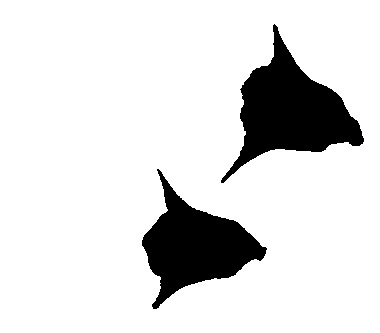
#> input picture images/class3/Emex_australis_06_binary_saida_esperada.jpg, 380 x 333 px
$ python segmentation.py   (Python 2 division)
#> lines starting #> are read from the running program, lines starting #| are printed output that depends on the picture; after the words box and inside, x2 and y2 are one past the last pixel; in counts of white or black regions, pixels touching at a corner belong together
import cv2, os
import numpy as np
import matplotlib.pyplot as plt

img = cv2.imread('images/class3/Emex_australis_06_binary_saida_esperada.jpg')
#> img is the input picture: shape (333, 380, 3); min 0, max 255, mean 221.9
img = cv2.bitwise_not(img)
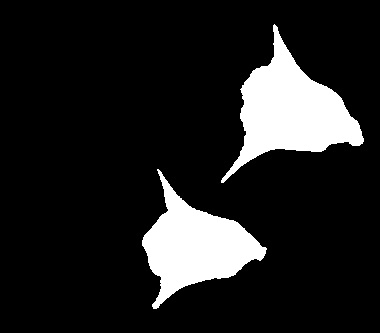
#> img: shape (333, 380, 3); min 0, max 255, mean 33.1

# mask = np.zeros(img.shape,np.uint8)
teste = img.copy()
teste = cv2.cvtColor(teste, cv2.COLOR_BGR2GRAY);

contours, hier = cv2.findContours(teste,cv2.RETR_EXTERNAL,cv2.CHAIN_APPROX_SIMPLE)
#> contours = 14 contours, 12 with area under 20; largest, box (x1, y1, x2, y2) and area: (216, 24, 368, 184) 9654, (136, 168, 272, 312) 8378
for cnt in contours:
	print('countour')
	cv2.drawContours(img,[cnt],0,(0,255, 255),3)
#> this loop made 14 passes
#> cnt on passes 1, 2, 3, 4, 5, 9, 10, 11, 12, 13: [[144, 266]], [[255, 232], [255, 233]], [[205, 208]], [[216, 176]], [[239, 175]], [[347, 104]], [[310, 72], [310, 73], [311, 73]], [[287, 40]], [[272, 39]], [[286, 32], [287, 33]]
#| countour
#| countour
#| countour
#| countour
#| countour
#| countour
#| countour
#| countour
#> (further printed lines are left out)
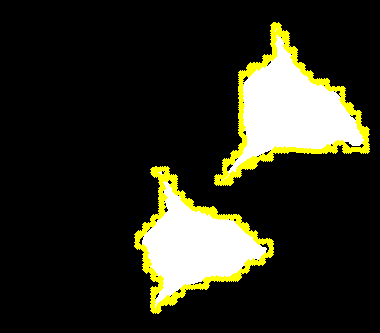
#> img: shape (333, 380, 3); 5.06% of pixels changed, all inside (x1, y1, x2, y2) = (134, 22, 370, 314)


centres = []
for i in range(len(contours)):
	if cv2.contourArea(contours[i]) < 100:
  		continue
	moments = cv2.moments(contours[i])
	if moments['m00'] != 0:
		centres.append((int(moments['m10']/moments['m00']), int(moments['m01']/moments['m00'])))
		cv2.circle(img, centres[-1], 3, (0, 255, 0), -1)
#> this loop made 14 passes
#> img: shape (333, 380, 3); 0.05% of pixels changed, all inside (x1, y1, x2, y2) = (191, 108, 294, 249)
#> after the loop, centres = [(194, 245), (290, 111)]

print centres
#| [(194, 245), (290, 111)]


cv2.imshow('teste', img)
cv2.waitKey(0)

cv2.imshow('teste', teste)
cv2.waitKey(0)
